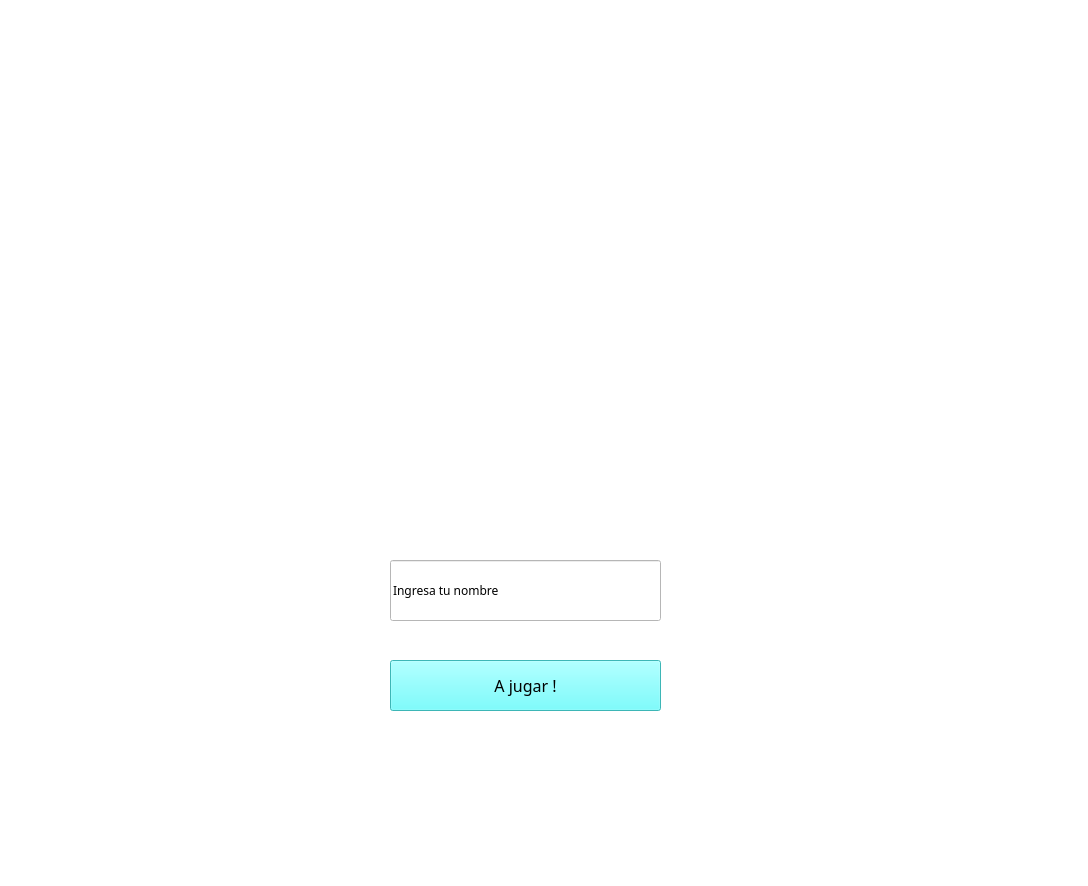
<?xml version="1.0" encoding="UTF-8"?>
<ui version="4.0">
 <class>MainWindow</class>
 <widget class="QMainWindow" name="MainWindow">
  <property name="geometry">
   <rect>
    <x>0</x>
    <y>0</y>
    <width>1088</width>
    <height>886</height>
   </rect>
  </property>
  <property name="windowTitle">
   <string>DCCasillas</string>
  </property>
  <property name="windowIcon">
   <iconset>
    <normaloff>../Sprites/Logos/logo.png</normaloff>../Sprites/Logos/logo.png</iconset>
  </property>
  <widget class="QWidget" name="centralwidget">
   <property name="autoFillBackground">
    <bool>false</bool>
   </property>
   <widget class="QWidget" name="widget" native="true">
    <property name="geometry">
     <rect>
      <x>0</x>
      <y>0</y>
      <width>1131</width>
      <height>891</height>
     </rect>
    </property>
    <property name="autoFillBackground">
     <bool>false</bool>
    </property>
    <property name="styleSheet">
     <string notr="true">background-color: rgb(0, 0, 40);</string>
    </property>
    <widget class="QLabel" name="label_fondo">
     <property name="geometry">
      <rect>
       <x>0</x>
       <y>0</y>
       <width>1091</width>
       <height>891</height>
      </rect>
     </property>
     <property name="styleSheet">
      <string notr="true">background-color: rgb(255, 255, 255);</string>
     </property>
     <property name="text">
      <string/>
     </property>
     <property name="pixmap">
      <pixmap>../Sprites/Logos/fondo.png</pixmap>
     </property>
     <property name="scaledContents">
      <bool>true</bool>
     </property>
    </widget>
    <widget class="QPushButton" name="boton_jugar">
     <property name="geometry">
      <rect>
       <x>390</x>
       <y>660</y>
       <width>271</width>
       <height>51</height>
      </rect>
     </property>
     <property name="font">
      <font>
       <family>8514oem</family>
       <pointsize>12</pointsize>
       <weight>50</weight>
       <bold>false</bold>
      </font>
     </property>
     <property name="focusPolicy">
      <enum>Qt::NoFocus</enum>
     </property>
     <property name="styleSheet">
      <string notr="true">background-color: rgb(85, 255, 255);</string>
     </property>
     <property name="text">
      <string>A jugar !</string>
     </property>
    </widget>
    <widget class="QLabel" name="label_logo">
     <property name="geometry">
      <rect>
       <x>340</x>
       <y>160</y>
       <width>371</width>
       <height>321</height>
      </rect>
     </property>
     <property name="autoFillBackground">
      <bool>false</bool>
     </property>
     <property name="styleSheet">
      <string notr="true">background-color: rgb(255, 255, 255);</string>
     </property>
     <property name="text">
      <string/>
     </property>
     <property name="pixmap">
      <pixmap>../Sprites/Logos/logo.png</pixmap>
     </property>
     <property name="scaledContents">
      <bool>true</bool>
     </property>
     <property name="wordWrap">
      <bool>false</bool>
     </property>
    </widget>
    <widget class="QLineEdit" name="label_nombre">
     <property name="geometry">
      <rect>
       <x>390</x>
       <y>560</y>
       <width>271</width>
       <height>61</height>
      </rect>
     </property>
     <property name="font">
      <font>
       <family>8514oem</family>
      </font>
     </property>
     <property name="styleSheet">
      <string notr="true">background-color: rgb(255, 255, 255);</string>
     </property>
     <property name="text">
      <string>Ingresa tu nombre</string>
     </property>
    </widget>
   </widget>
  </widget>
 </widget>
 <resources/>
 <connections/>
</ui>
